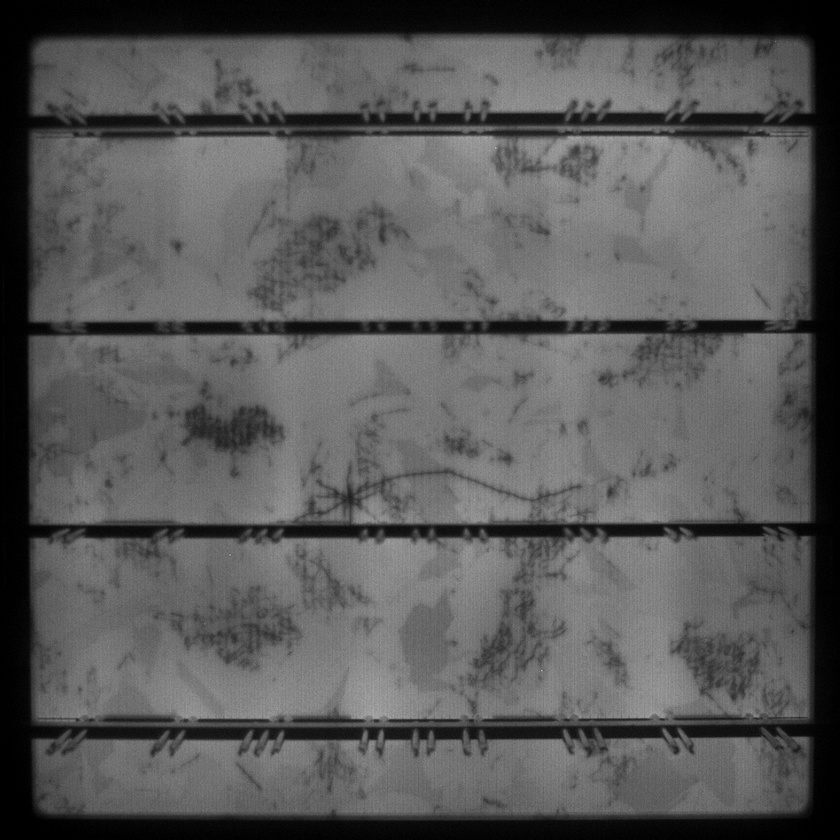
#> input picture valid_test_images/img000032.jpg, 840 x 840 px, shrunk from 1024 x 1024 before the run, found by its file name
$ python invalid_gen.py
#> lines starting #> are read from the running program, lines starting #| are printed output that depends on the picture
#> further down, img is the input picture: shape (840, 840, 3); min 0, max 192, mean 89.1
import cv2
import numpy as np
import os

# -----------------------------
# CONFIG
# -----------------------------
INPUT_IMAGE = r"C:\Users\paran\OneDrive\Desktop\Final Year Project\Phase2\annotation_files_and_images\JPEGImages\img000032.jpg"   # Change this to your image
OUTPUT_DIR = r"C:\Users\paran\OneDrive\Desktop\hackathon_karur\invalid_test_augmented"

os.makedirs(OUTPUT_DIR, exist_ok=True)


# -----------------------------
# Overexposure
# -----------------------------
def overexpose(img, factor=2.5):
    # Increase brightness drastically
#> called with factor = 2.5
    over = np.clip(img.astype(np.float32) * factor, 0, 255)
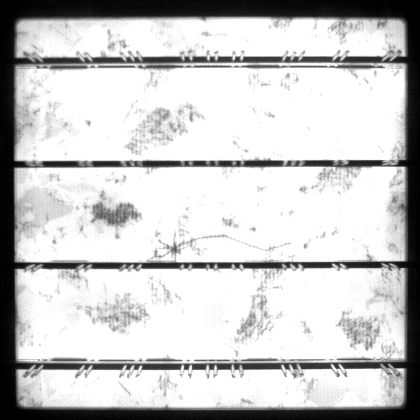
#> over: shape (840, 840, 3) float32 (shown at 1/2 size); min 0, max 255, mean 199.8
    return over.astype(np.uint8)


# -----------------------------
# Underexposure
# -----------------------------
def underexpose(img, factor=0.25):
    # Darken heavily
#> called with factor = 0.25
    under = np.clip(img.astype(np.float32) * factor, 0, 255)
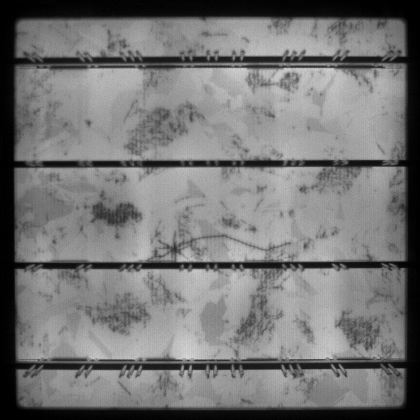
#> under: shape (840, 840, 3) float32 (shown at 1/2 size); min 0, max 48, mean 22.3; drawn with min black and max white
    return under.astype(np.uint8)
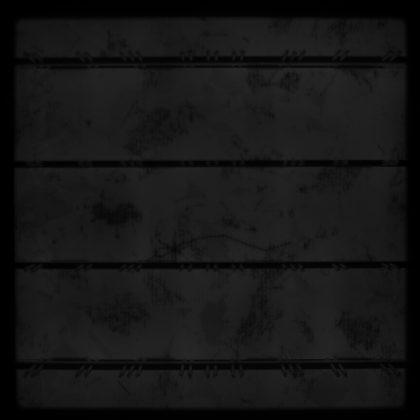
#> returned value: shape (840, 840, 3) (shown at 1/2 size); min 0, max 48, mean 21.9


# -----------------------------
# Very High Blur
# -----------------------------
def high_blur(img, k=35):
    # Gaussian blur with large kernel
#> called with k = 35
    return cv2.GaussianBlur(img, (k, k), 0)
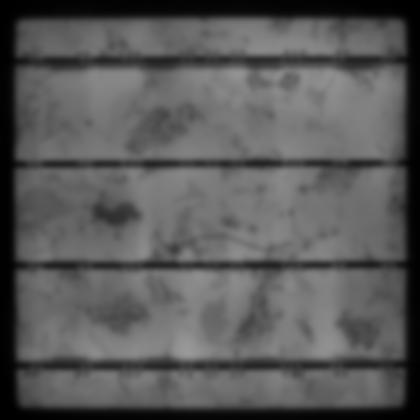
#> returned value: shape (840, 840, 3) (shown at 1/2 size); min 0, max 153, mean 89.1


# -----------------------------
# Salt & Pepper Noise (optional)
# -----------------------------
def salt_pepper(img, amount=0.02):
#> called with amount = 0.02
    noisy = img.copy()
    num_salt = np.ceil(amount * img.size * 0.5)
    num_pepper = np.ceil(amount * img.size * 0.5)

    # Salt (white dots)
    coords = [np.random.randint(0, i - 1, int(num_salt)) for i in img.shape]
    noisy[coords[0], coords[1]] = 255

    # Pepper (black dots)
    coords = [np.random.randint(0, i - 1, int(num_pepper)) for i in img.shape]
    noisy[coords[0], coords[1]] = 0
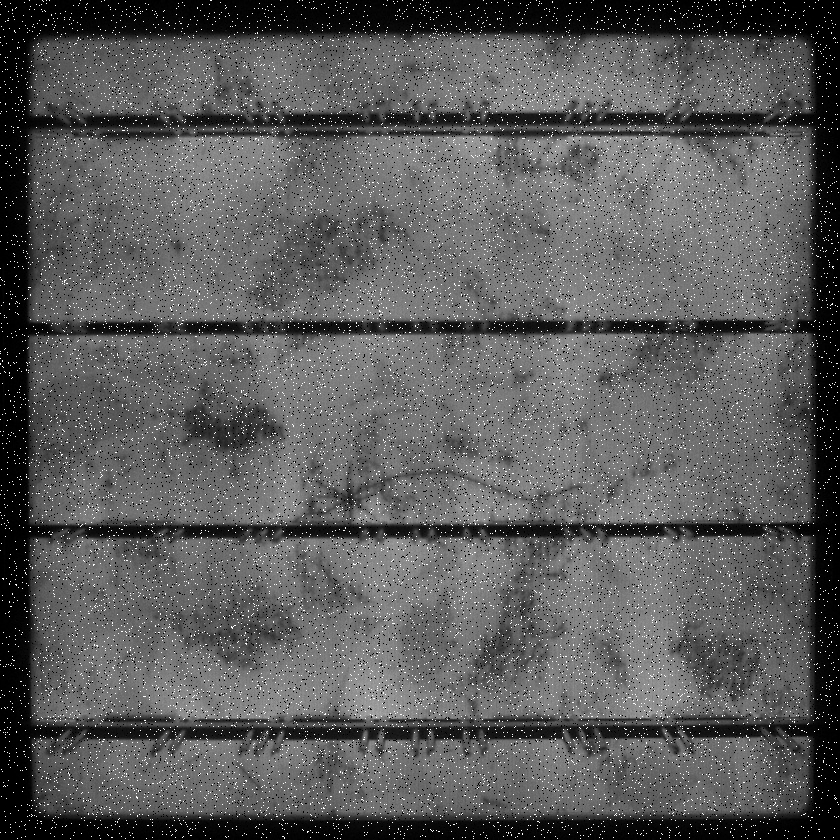
#> noisy: shape (840, 840, 3); min 0, max 255, mean 91.2

    return noisy


# -----------------------------
# RUN AUGMENTATIONS
# -----------------------------
img = cv2.imread(INPUT_IMAGE)
if img is None:
    print("Error: input image not found!")
    exit()

# BGR → RGB optional (your choice)
img = cv2.cvtColor(img, cv2.COLOR_BGR2RGB)

aug1 = overexpose(img)
aug2 = underexpose(img)
aug3 = high_blur(img)
aug4 = salt_pepper(img)

# Save outputs
cv2.imwrite(os.path.join(OUTPUT_DIR, "overexposed.jpg"), cv2.cvtColor(aug1, cv2.COLOR_RGB2BGR))
cv2.imwrite(os.path.join(OUTPUT_DIR, "underexposed.jpg"), cv2.cvtColor(aug2, cv2.COLOR_RGB2BGR))
cv2.imwrite(os.path.join(OUTPUT_DIR, "high_blur.jpg"), cv2.cvtColor(aug3, cv2.COLOR_RGB2BGR))
cv2.imwrite(os.path.join(OUTPUT_DIR, "salt_pepper.jpg"), cv2.cvtColor(aug4, cv2.COLOR_RGB2BGR))

print("Augmentation complete! Saved to:", OUTPUT_DIR)

$ run again, with valid_test_images/img000001.jpg copied over valid_test_images/img000032.jpg
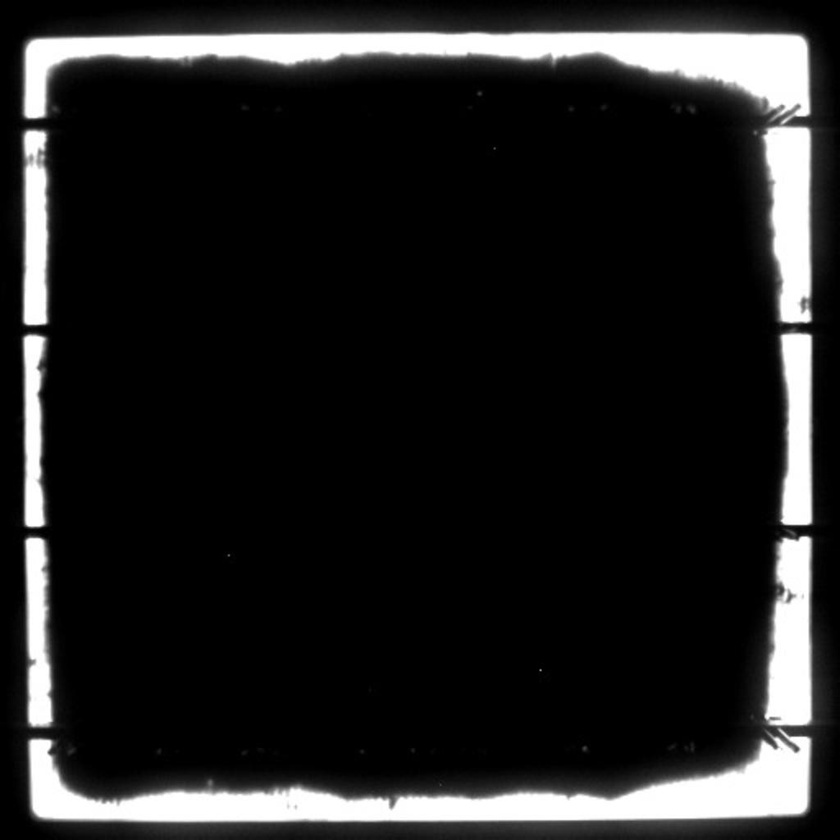
#> input picture valid_test_images/img000001.jpg, 840 x 840 px, shrunk from 1024 x 1024 before the run, found by its file name
#> img is the input picture: shape (840, 840, 3); min 0, max 255, mean 34.1
#> in overexpose, `over = np.clip(img.astype(np.float32) * factor, 0, 255)`:
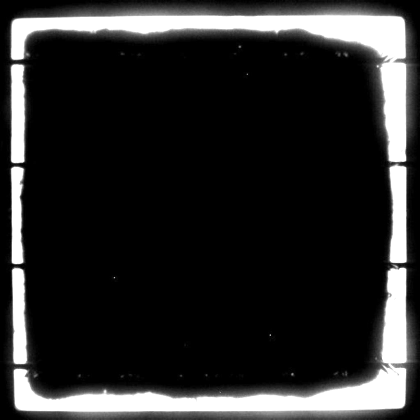
#> over: shape (840, 840, 3) float32 (shown at 1/2 size); min 0, max 255, mean 43.5
#> in salt_pepper, `noisy[coords[0], coords[1]] = 0`:
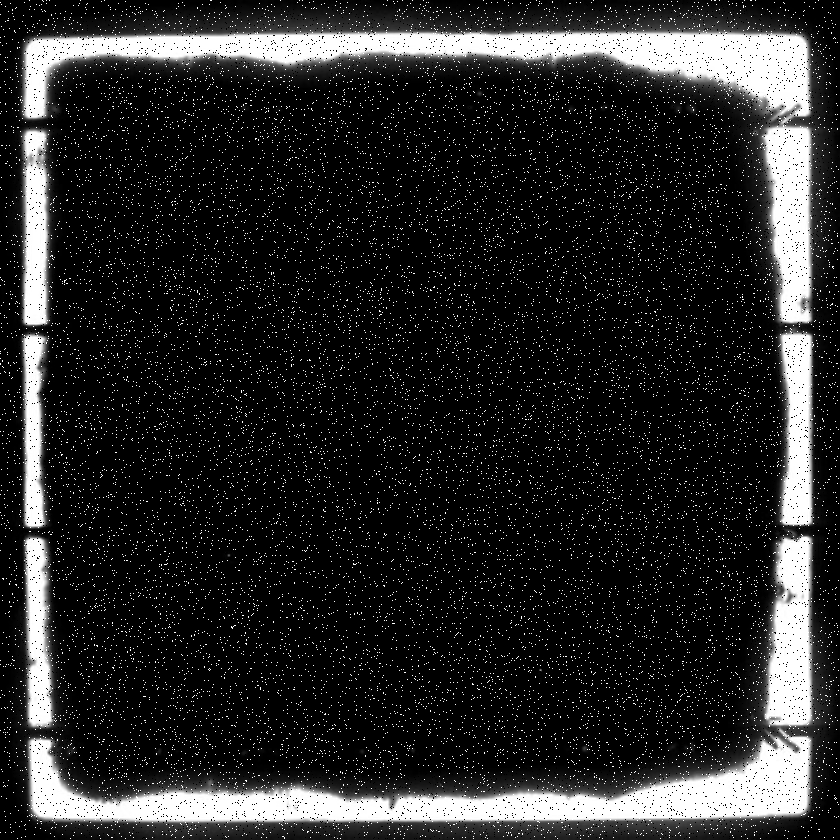
#> noisy: shape (840, 840, 3); min 0, max 255, mean 39.5

$ run again, with valid_test_images/img000002.jpg copied over valid_test_images/img000032.jpg
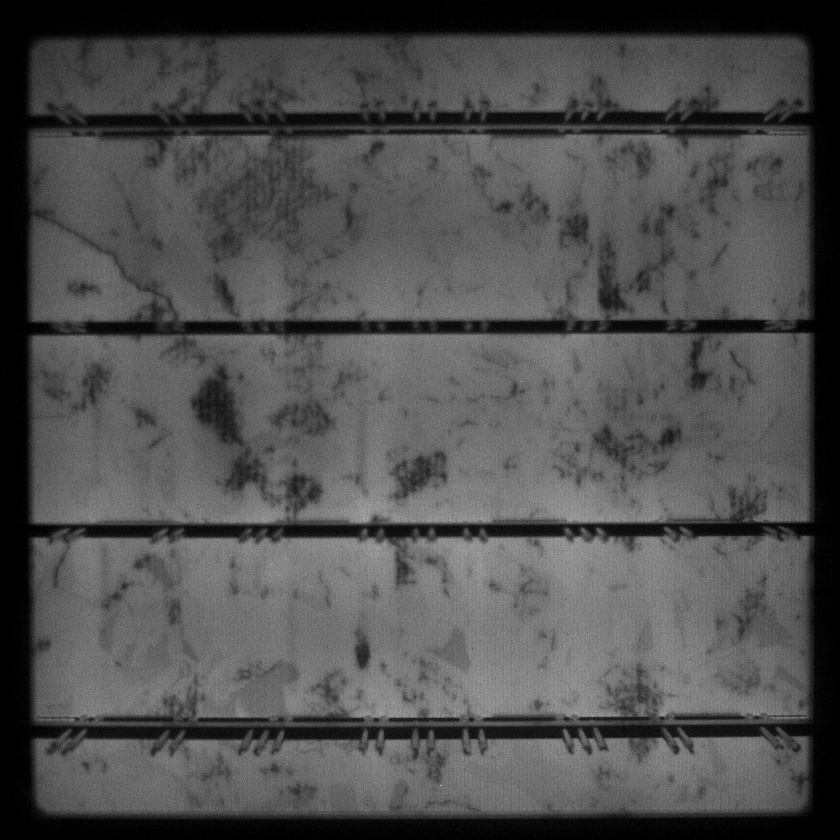
#> input picture valid_test_images/img000002.jpg, 840 x 840 px, shrunk from 1024 x 1024 before the run, found by its file name
#> img is the input picture: shape (840, 840, 3); min 0, max 200, mean 79.3
#> in underexpose, `under = np.clip(img.astype(np.float32) * factor, 0, 255)`:
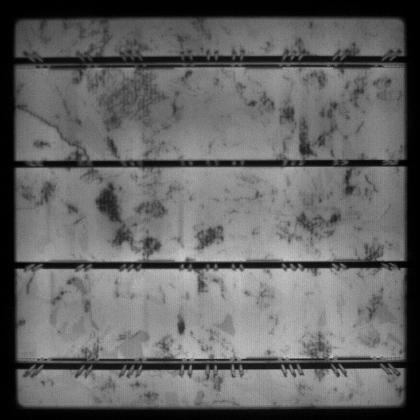
#> under: shape (840, 840, 3) float32 (shown at 1/2 size); min 0, max 50, mean 19.8; drawn with min black and max white
#> in salt_pepper, `noisy[coords[0], coords[1]] = 0`:
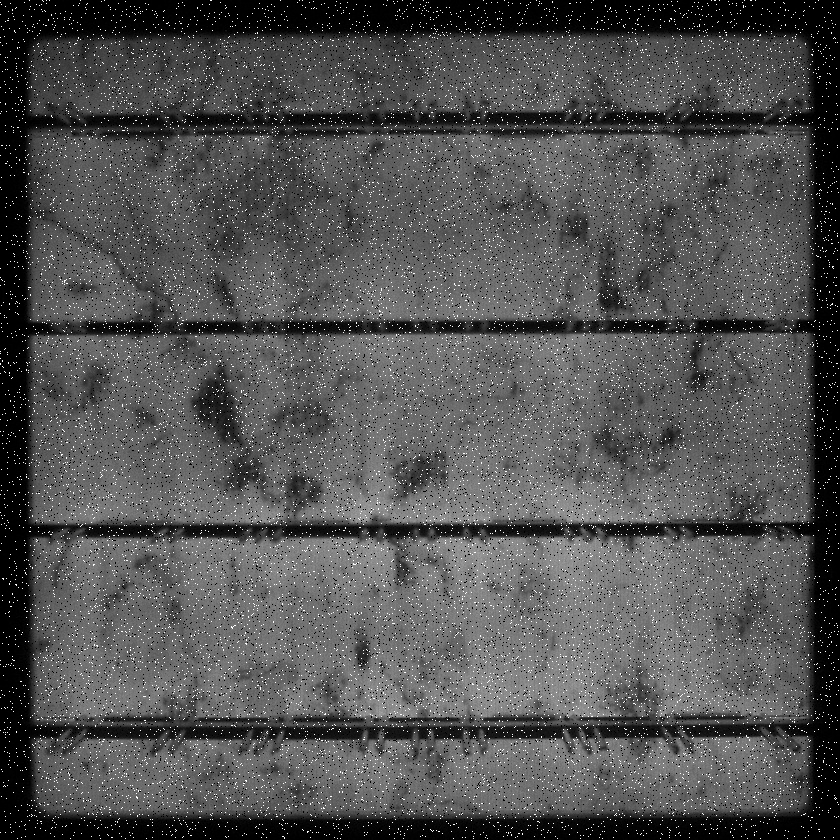
#> noisy: shape (840, 840, 3); min 0, max 255, mean 82
